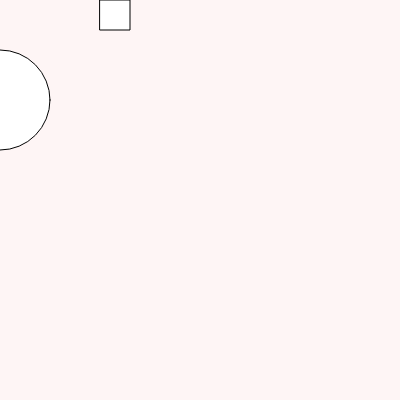
Frame 1 (no input)
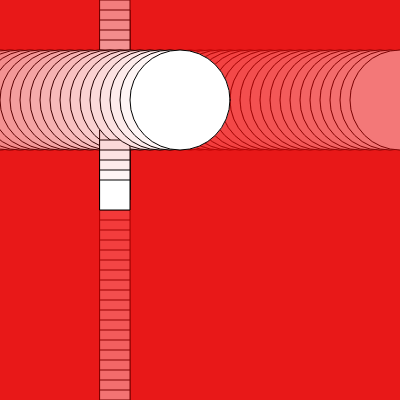
Frame 60 (no input)
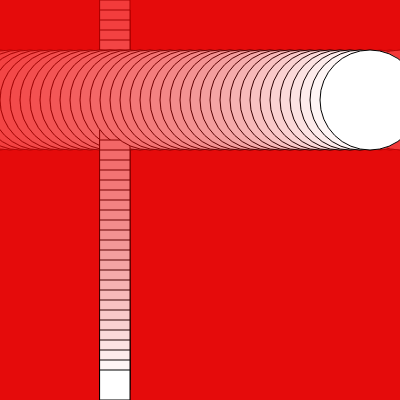
Frame 120 (the mouse pressed at the canvas centre since frame 60)

The p5.js sketch that drew these frames (run headless with seeded random() and noise() and a simulated clock; from frame 60 on, the mouse is pressed at the canvas centre):

// p5.js sketch
// ── sketch.js
let ambi = 0;

function setup() {
  createCanvas(400, 400);
}

function draw() {
  background(220,20,20,10);

  if(ambi > 400 ){
    ambi = 0
  }
  circle(ambi, 100, 100);
  rect(100,ambi,30)
  ambi = ambi + 10
}
